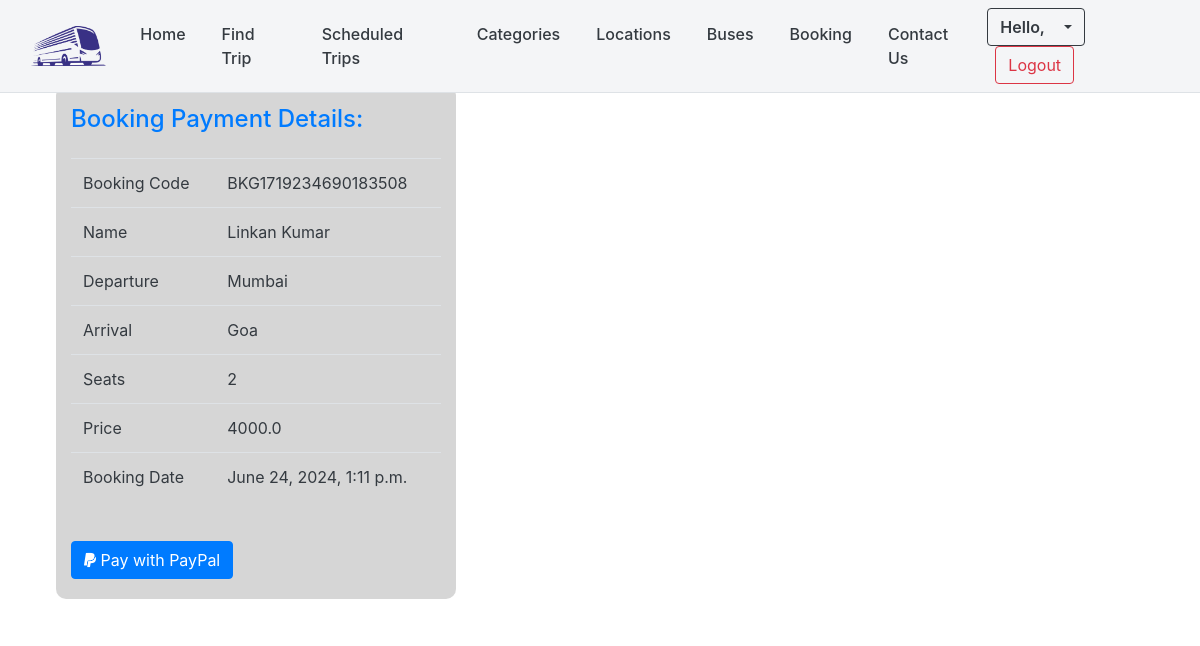
The app's page /booking/1/payment/ (signed in) with its own data.
### reservationApp/models.py (models this page shows, shortened)
class Booking(models.Model):
    STATUS_CHOICES = (
        ('1', 'Pending'),
        ('2', 'Paid'),
        ('3', 'Cancelled'),  # Added Cancelled status
    )
    code = models.CharField(max_length=100)
    name = models.CharField(max_length=250)
    schedule = models.ForeignKey('Schedule', on_delete=models.CASCADE)
    seats = models.PositiveIntegerField(default=0)
    selected_seats = models.JSONField(default=list)  # Store selected seats
    status = models.CharField(max_length=2, choices=STATUS_CHOICES, default='1')
    date_created = models.DateTimeField(default=timezone.now)
    date_updated = models.DateTimeField(auto_now=True)
    def total_payable(self):
        return self.seats * self.schedule.fare

class Schedule(models.Model):
    code = models.CharField(max_length=20, default=generate_unique_code, unique=True)
    bus = models.ForeignKey(Bus, on_delete=models.CASCADE)
    depart = models.ForeignKey(Location, on_delete=models.CASCADE, related_name='depart_location')
    destination = models.ForeignKey(Location, on_delete=models.CASCADE, related_name='destination')
    schedule = models.DateTimeField()
    fare = models.FloatField()
    status = models.CharField(max_length=2, choices=(('1', 'Active'), ('2', 'Cancelled')), default='1')
    date_created = models.DateTimeField(default=timezone.now)
    date_updated = models.DateTimeField(auto_now=True)

class Location(models.Model):
    location = models.CharField(max_length=250)
    status = models.CharField(max_length=2, choices=(('1','Active'),('2','Inactive')), default=1)
    image = models.ImageField(upload_to='location_images/', blank=True, null=True)
    date_created = models.DateTimeField(default=timezone.now)
    date_updated = models.DateTimeField(auto_now=True)
    def __str__(self):
        return self.location

### reservationApp/views.py (the view, shortened to what this page needs)
# urls.py: path('booking/<int:booking_id>/payment/', views.payment_page, name='payment_page'),
@login_required
def payment_page(request, booking_id):
    booking = get_object_or_404(Booking, id=booking_id)
    return render(request, 'reserve/payment_page.html', {
        'booking': booking
    })

### templates/reserve/payment_page.html (shortened to what this page needs)
<!DOCTYPE html>
{% load static %}
<html lang="en">
<head>
    {% include 'cdnlines.html' %}
</head>
<body>
    {% include 'navbar.html' %}
    <div class="container-fluid data">
        <div class="row">
            <video class="video-background" autoplay muted loop>
                <source src="{% static 'videos/payment-method.mp4' %}" type="video/mp4">
            </video>
            <div class="col-md-4 tdata">
                <h4 class="text-primary mb-4">Booking Payment Details:</h4>
                <table class="table text-dark">
                    <tr>
                        <td>Booking Code</td>
                        <td>{{ booking.code }}</td>
                    </tr>
                    <tr>
                        <td>Name</td>
                        <td>{{ booking.name }}</td>
                    </tr>
                    <tr>
                        <td>Departure</td>
                        <td>{{ booking.schedule.depart }}</td>
                    </tr>
                    <tr>
                        <td>Arrival</td>
                        <td>{{ booking.schedule.destination }}</td>
                    </tr>
                    <tr>
                        <td>Seats</td>
                        <td>{{ booking.seats }}</td>
                    </tr>
                    <tr>
                        <td>Price</td>
                        <td>{{ booking.total_payable }}</td>
                    </tr>
                    <tr>
                        <td>Booking Date</td>
                        <td>{{ booking.date_created }}</td>
                    </tr>
                </table>
                <form method="POST">
                    <button class="btn btn-primary mt-4" type="submit"><i class="fa-brands fa-paypal"></i> Pay with PayPal</button>
                </form>
            </div>
        </div>
    </div>
</body>
</html>

### templates/reserve/payment_page.html (style rules this page uses)
.data { margin-top: 65px; padding: 20px; margin-bottom: 30px; position: relative; z-index: 2; }
body { margin: 0; padding: 0; overflow: hidden; background-color: #f6f6f6; }
.video-background { position: absolute; top: 0; left: 0; width: 100%; height: 100%; object-fit: cover; z-index: -1; }
.tdata { background-color: rgba(197, 197, 197, 0.7); padding: 20px; border-radius: 10px; margin-left: 3.5rem; margin-right: 3.5rem; }

### templates/navbar.html (style rules this page uses)
.btn-primary { background-color: #007bff; border-color: #007bff; }

### records on screen
Booking: code "BKG1719234690183508", name "Linkan Kumar", schedule.depart "Mumbai", schedule.destination "Goa", seats "2", total_payable "4000.0", date_created "June 24, 2024, 1:11 p.m."
